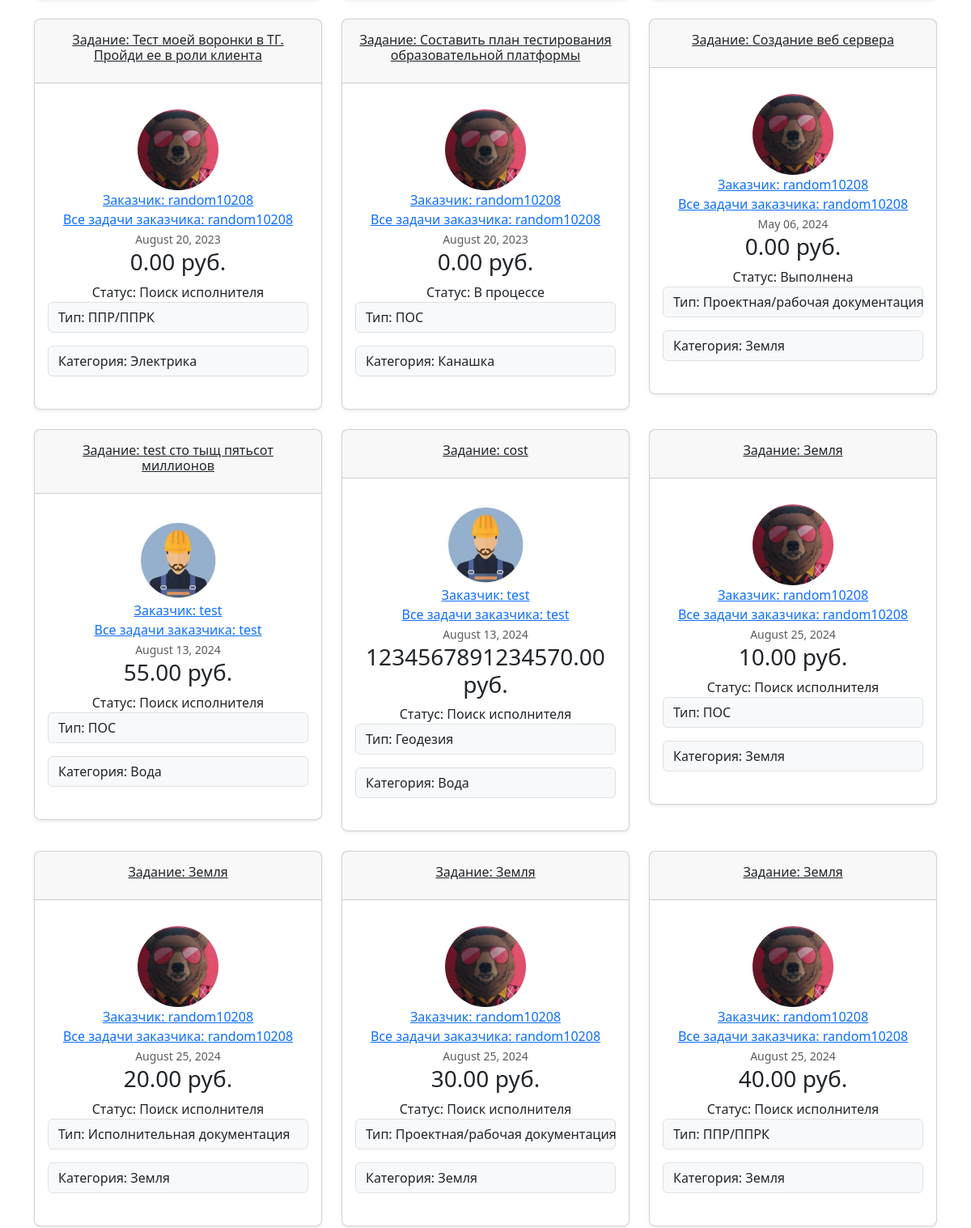
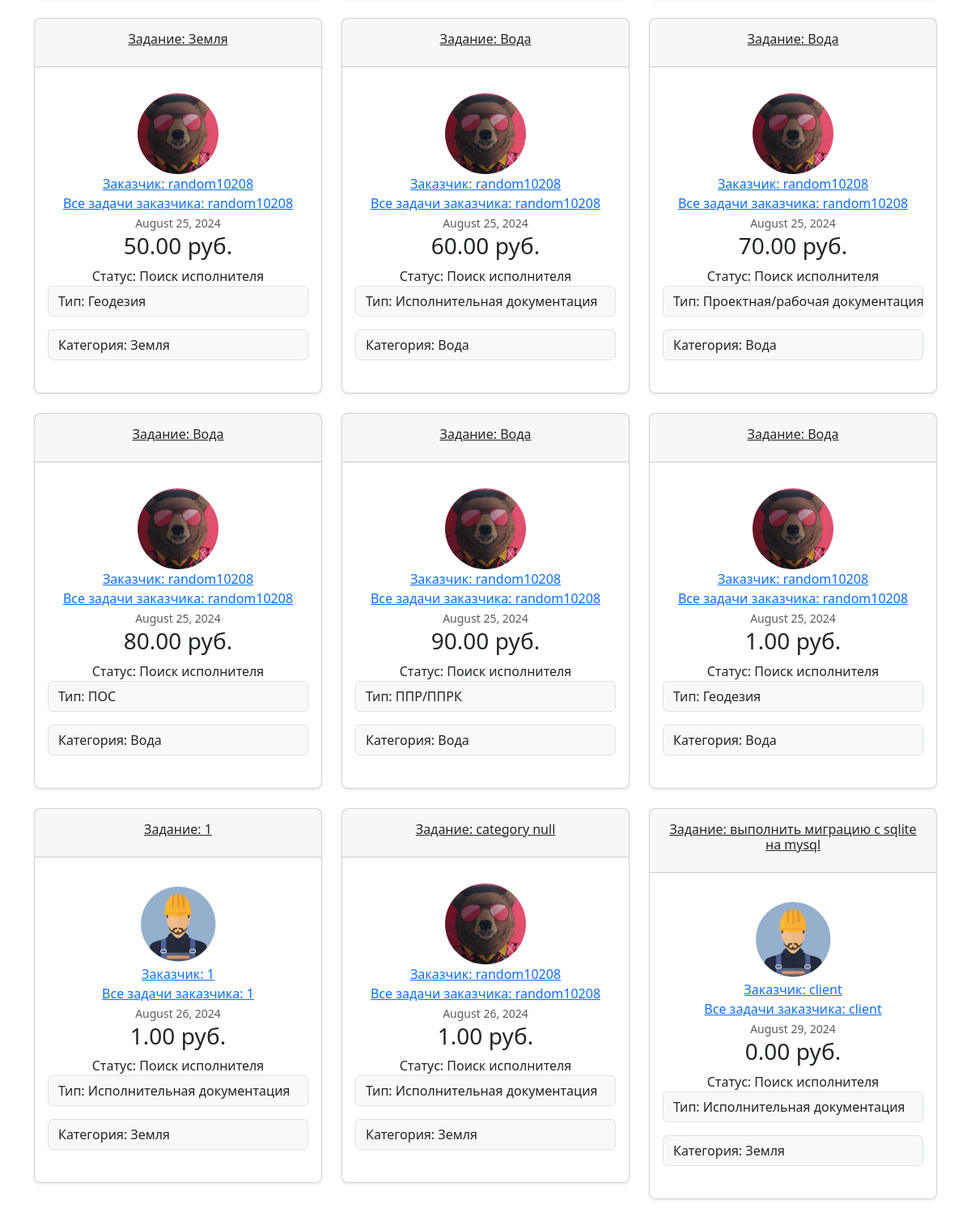
The page /filter_home_client (middle part) on the database as committed earlier (2 pictures, top to bottom).
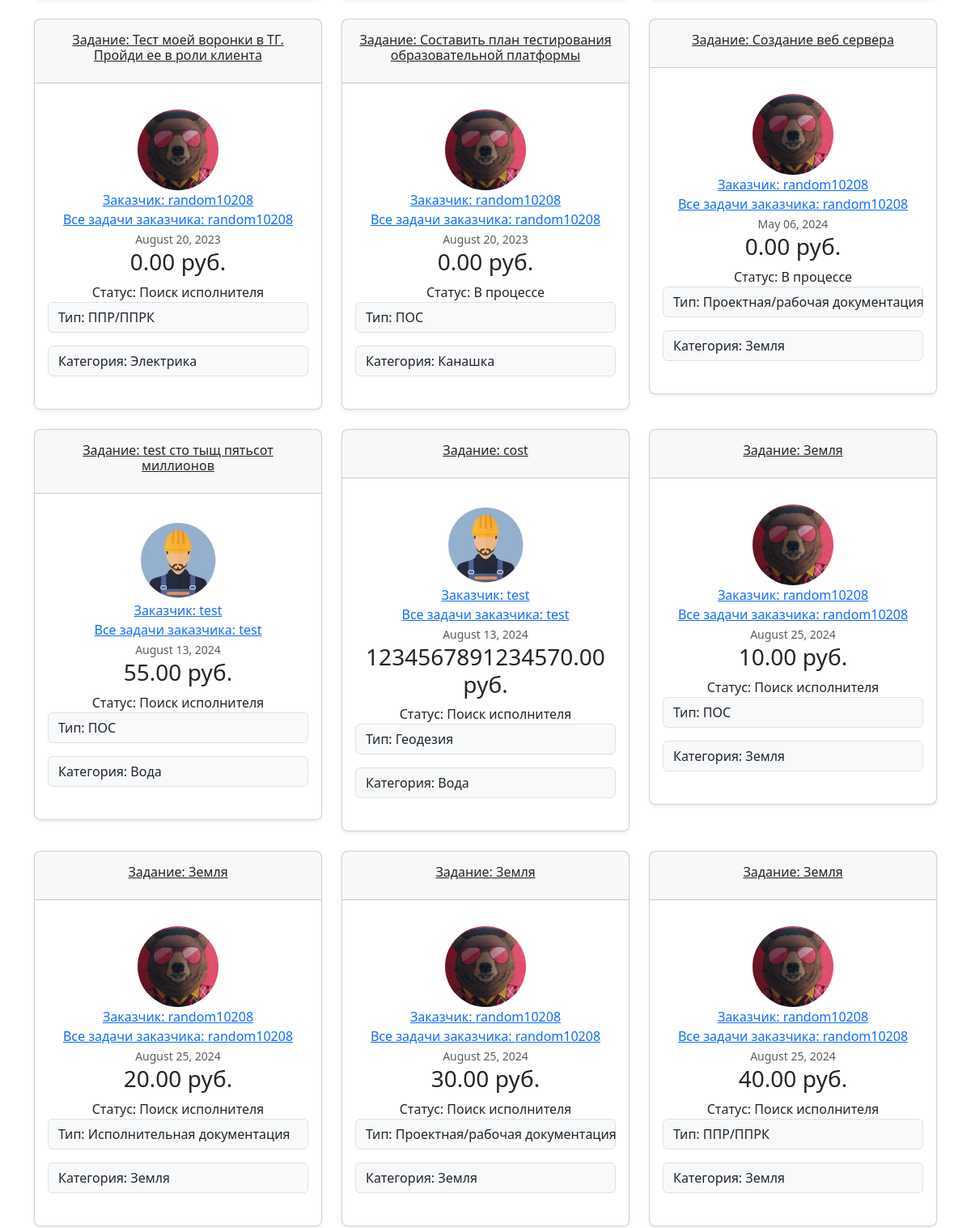
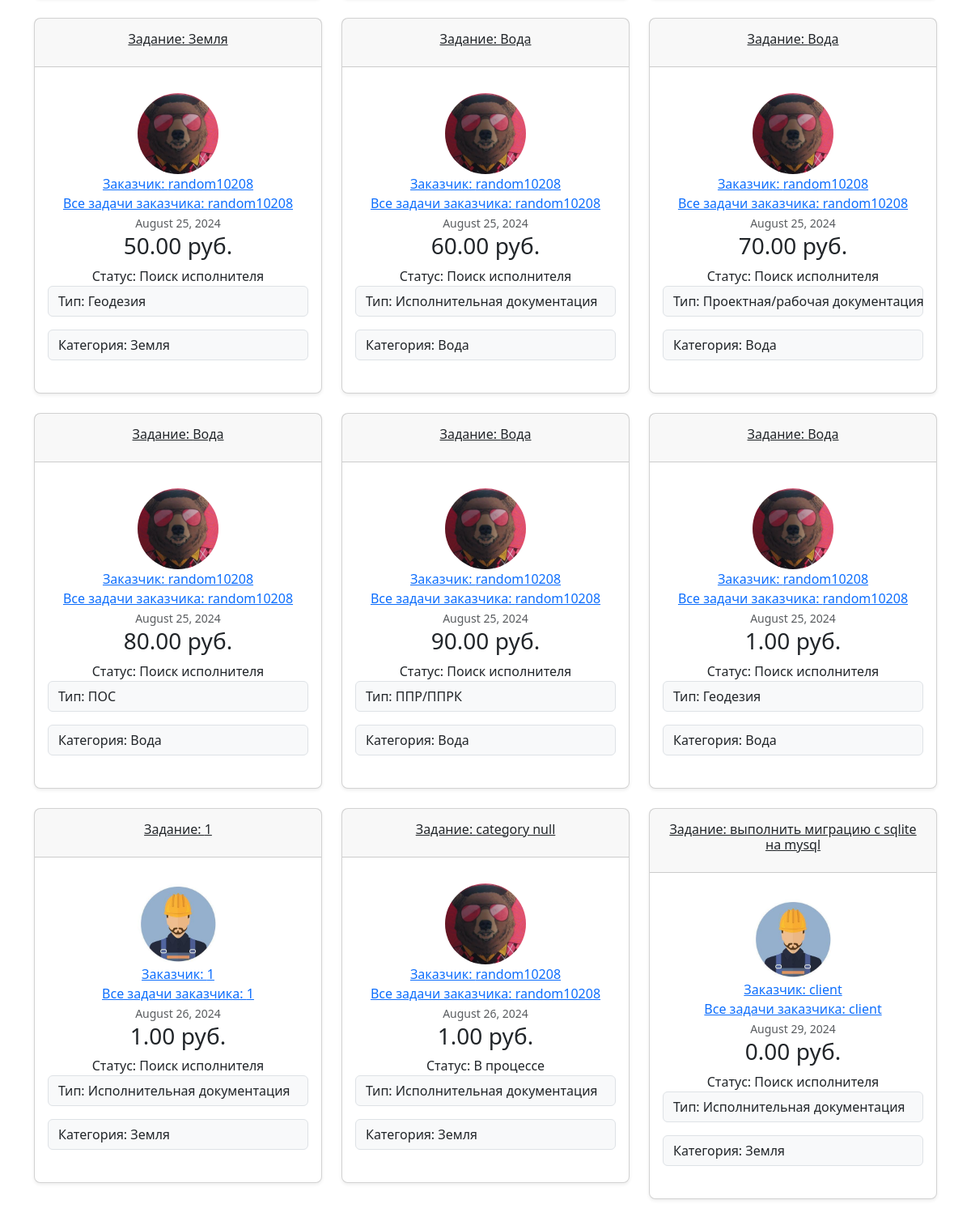
The same page on the database as committed later (2 pictures, top to bottom).
### searchwork/models.py (models this page shows, shortened)
class Task(models.Model):
    title = models.CharField(max_length=100)
    content = models.TextField()
    date_posted = models.DateTimeField(default=timezone.now)
    author = models.ForeignKey(User, on_delete=models.CASCADE, related_name="client_user")
    worker = models.ForeignKey(User, on_delete=models.SET_NULL, null=True, related_name="worker_user")
    status = models.CharField(max_length=200, choices=STATUS_CHOICES, default='Поиск исполнителя')
    budget = models.DecimalField(max_digits=18, decimal_places=2, default=0.00)
    type = models.CharField(max_length=200, choices=TYPE_CHOICES, null=False, default='Исполнительная документация')
    category = models.CharField(max_length=200, choices=CATEGORY_CHOICES, null=False, default='Земля')

### users/models.py (models this page shows, shortened)
class Profile(models.Model):
    user = models.OneToOneField(User, on_delete=models.CASCADE)
    image = models.ImageField(default='default.jpg', upload_to='profile_pics')

### searchwork/views.py (the view)
# urls.py: path('filter_home_client', TaskClientFilteredView.as_view(), name='filter-home-client'),
class TaskClientFilteredView(FilterView):
    model = Task
    filterset_class = TaskFilter
    template_name = 'searchwork/filter_home_client.html'  # Укажите ваш шаблон
    def get_queryset(self):
        queryset = super().get_queryset()
        sort_by = self.request.GET.get('sort_by')
        if sort_by:
            queryset = queryset.order_by(sort_by)
            messages.success(self.request,
                         f'Отсортировано по {sort_by}')
        return queryset

### searchwork/templates/searchwork/filter_home_client.html (shortened to what this page needs)
{% extends "searchwork/base_client.html" %}
{% load crispy_forms_tags %}
{% block content %}
<br/>
<br/>
{% if filter.qs%}
            <div class="row row-cols-1 row-cols-md-3 mb-3 text-center">
                {% for task in filter.qs %}
                    {% if task.author != user %}
                      <div class="col">
                        <div class="card mb-4 rounded-3 shadow-sm">
                          <div class="card-header py-3">
                              <a class="card-title pricing-card-title" href="{% url 'task-detail-client' task.id %}"><h6>Задание: {{ task.title }}</h6></a>
                          </div>
                          <div class="card-body">
                            <ul class="list-unstyled mt-3 mb-4">
                              <li>
                                  <img class="rounded-circle article-img" src="{{ task.author.profile.image.url }}" width="100" height="100" alt="аватар заказчика">
                              </li>
                                <li><a class="mr-2" href="{% url 'client-profile' task.author.client.id %}">Заказчик: {{ task.author.username }}</a></li>
                                <li><a class="mr-2" href="{% url 'user-tasks-client' task.author.username %}">Все задачи заказчика: {{ task.author }}</a></li>
                              <li><small class="text-muted">{{ task.date_posted|date:"F d, Y" }}</small></li>
                                <li><h3>{{ task.budget }} руб.</h3></li>
                              <li>Статус: {{ task.status }}</li>
                                <p class="input-group-text">Тип: {{ task.type }}</p>
                                <p class="input-group-text">Категория: {{ task.category }}</p>
                            </ul>
                          </div>
                        </div>
                      </div>
                    {% endif %}
                {% endfor %}
            </div>
        {% else %}
            <h2>Не найдено задач по заданным условиям.</h2>
        {% endif %}
{% endblock content %}

Rows that differ between the two databases and show on the page:
changed Task "Создание веб сервера": status "Выполнена" → "В процессе"
changed Task "category null": status "Поиск исполнителя" → "В процессе"
